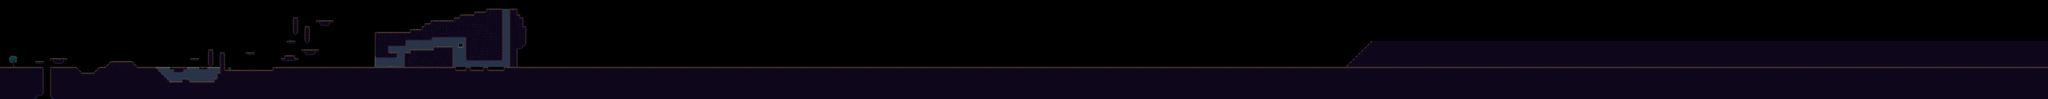

Tiled map render using the project's own tile images. Description and the map definition, with tile-layer contents summarised, below:
An orthogonal 700x34 tile map with 32x32 px tiles, 2 tile layers (Calque de Tuiles 2, Calque de Tuiles 1), 2 tilesets.

<map version="1.10" tiledversion="1.12.0" orientation="orthogonal" renderorder="right-down" width="700" height="34" tilewidth="32" tileheight="32" infinite="0" nextlayerid="3" nextobjectid="1">
 <tileset firstgid="1" name="SS tiles" tilewidth="32" tileheight="32" tilecount="1089" columns="33">
  <image source="basic.png" width="1056" height="1056" />
 </tileset>
 <tileset firstgid="6230" name="SS tiles" tilewidth="32" tileheight="32" tilecount="1089" columns="33">
  <image source="basic.png" width="1056" height="1056" />
 </tileset>
 <layer id="2" name="Calque de Tuiles 2" width="700" height="34">
  <data>[23800 cells, 2854 non-empty, 63 distinct tile ids]</data>
 </layer>
 <layer id="1" name="Calque de Tuiles 1" width="700" height="34">
  <data>[23800 cells, 9122 non-empty, 183 distinct tile ids]</data>
 </layer>
</map>
